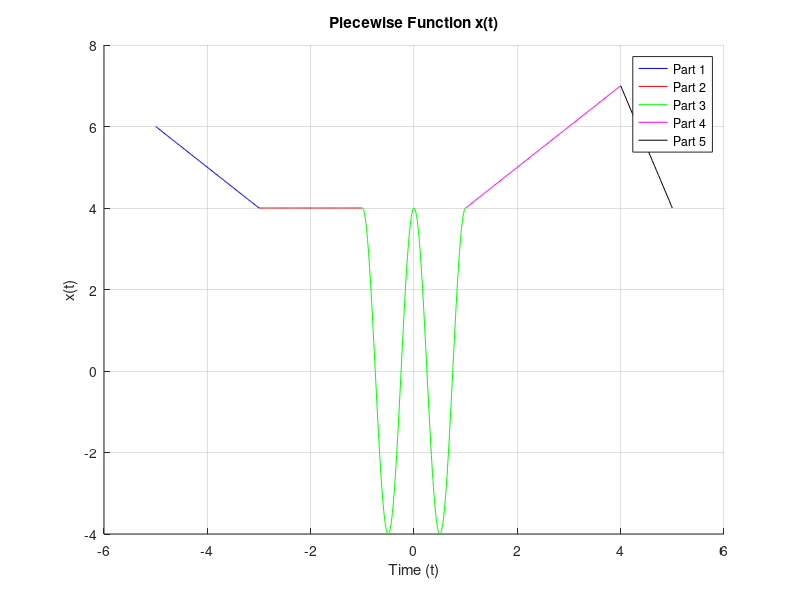

This chart was generated by the following MATLAB code:
clc;
close all;
clear;

t1 = linspace(-5, -3, 100);
x1 = -t1 + 1;
t2 = linspace(-3, -1, 100);
x2 = 4* ones(size(t2));
t3 = linspace(-1, 1, 200);
x3 = 4 * cos(2 * pi * t3);
t4 = linspace(1, 4, 150);
x4 = t4 + 3;
t5 = linspace(4, 5, 50);
x5 = (-3 * t5) + 19;
hold on;
plot(t1, x1,'b');
hold on;
plot(t2, x2,'r');
hold on;
plot(t3, x3,'g');
hold on;
plot(t4, x4,'m');
hold on;
plot(t5, x5,'k');
hold on;
xlabel('Time (t)');
ylabel('x(t)');
title('Piecewise Function x(t)');
grid on;
legend('Part 1', 'Part 2', 'Part 3', 'Part 4', 'Part 5');